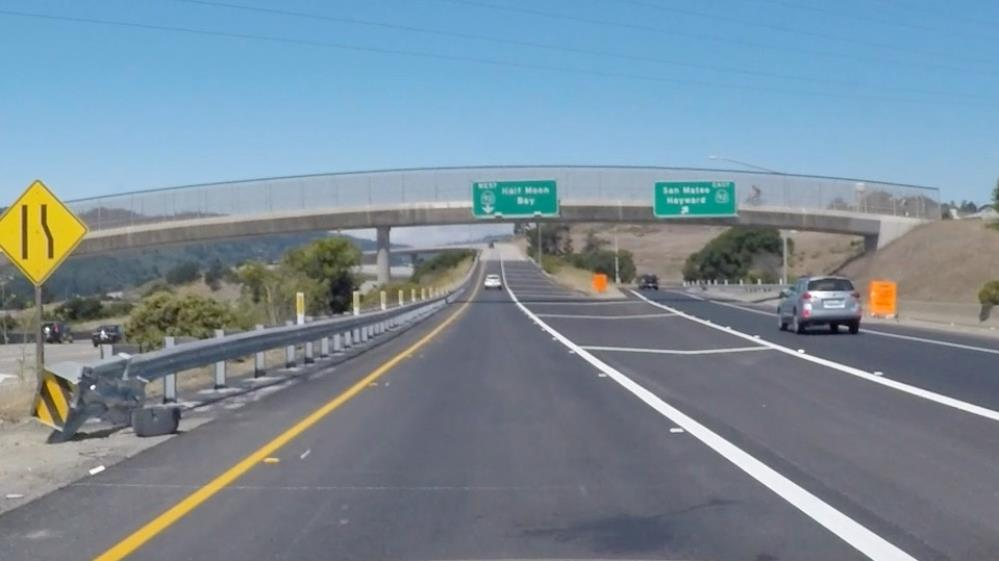
#> input picture exit-ramp.jpg, 999 x 561 px
$ python Hough_Transform.py
#> lines starting #> are read from the running program, lines starting #| are printed output that depends on the picture; after the words box and inside, x2 and y2 are one past the last pixel; in counts of white or black regions, pixels touching at a corner belong together
import matplotlib.pyplot as plt
import matplotlib.image as mpimg
import numpy as np
import cv2


# Read in and grayscale the image
image = mpimg.imread('exit-ramp.jpg')
#> image is the input picture: shape (561, 999, 3); mean R, G, B 121.8, 140.1, 153.3
gray = cv2.cvtColor(image,cv2.COLOR_RGB2GRAY)
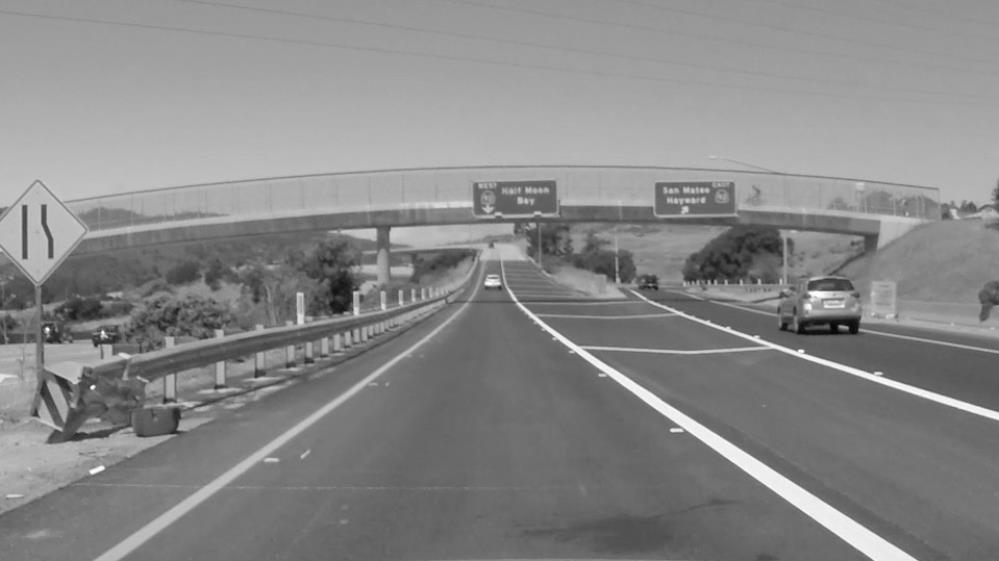
#> gray: shape (561, 999); min 5, max 255, mean 136.1

# Define a kernel size and apply Gaussian smoothing
kernel_size = 5
blur_gray = cv2.GaussianBlur(gray,(kernel_size, kernel_size),0)

# Define our parameters for Canny and apply
low_threshold = 50
high_threshold = 150
edges = cv2.Canny(blur_gray, low_threshold, high_threshold)
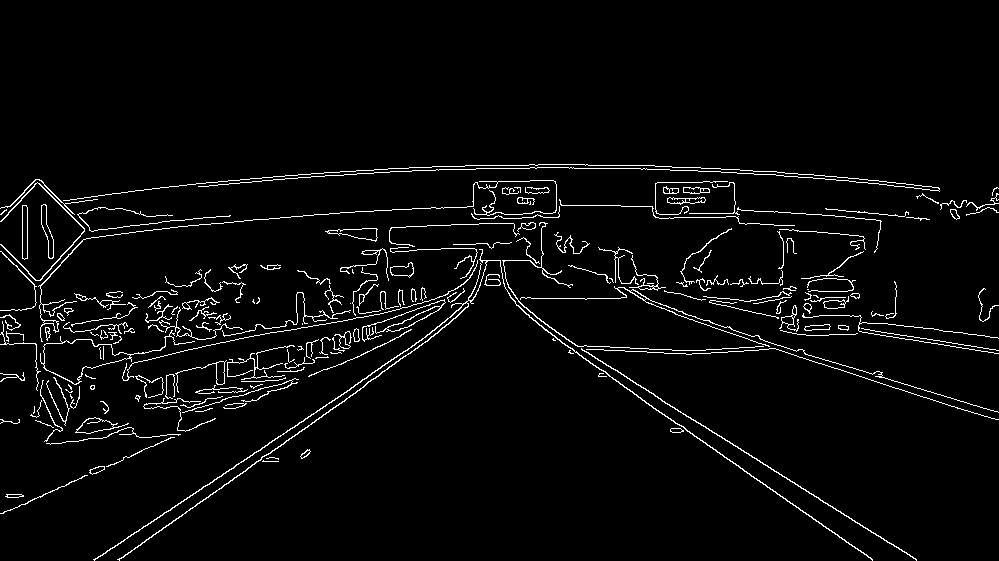
#> edges: shape (561, 999); 3.6% white in thin lines or dots, all inside (x1, y1, x2, y2) = (0, 164, 999, 561)

# Next we'll create a masked edges image using cv2.fillPoly()
mask = np.zeros_like(edges)
ignore_mask_color = 255

# This time we are defining a four sided polygon to mask
imshape = image.shape
#> imshape = (561, 999, 3)
vertices = np.array([[(0,imshape[0]),(420, 250), (600, 250), (imshape[1],imshape[0])]], dtype=np.int32)
cv2.fillPoly(mask, vertices, ignore_mask_color)
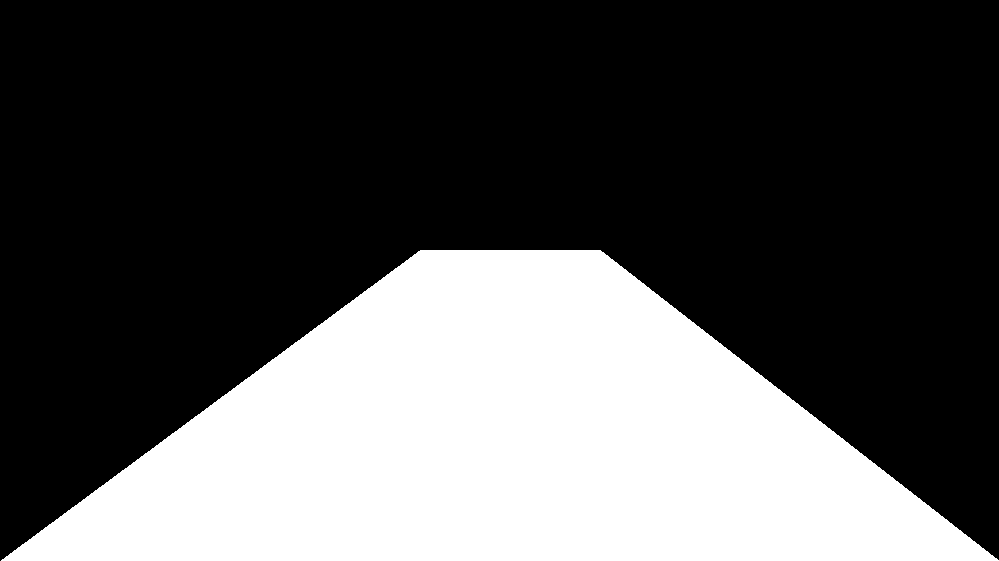
#> mask: shape (561, 999); 32.7% white; 1 white region, box (x1, y1, x2, y2) and area: (1, 250, 999, 561) 183433
masked_edges = cv2.bitwise_and(edges, mask)
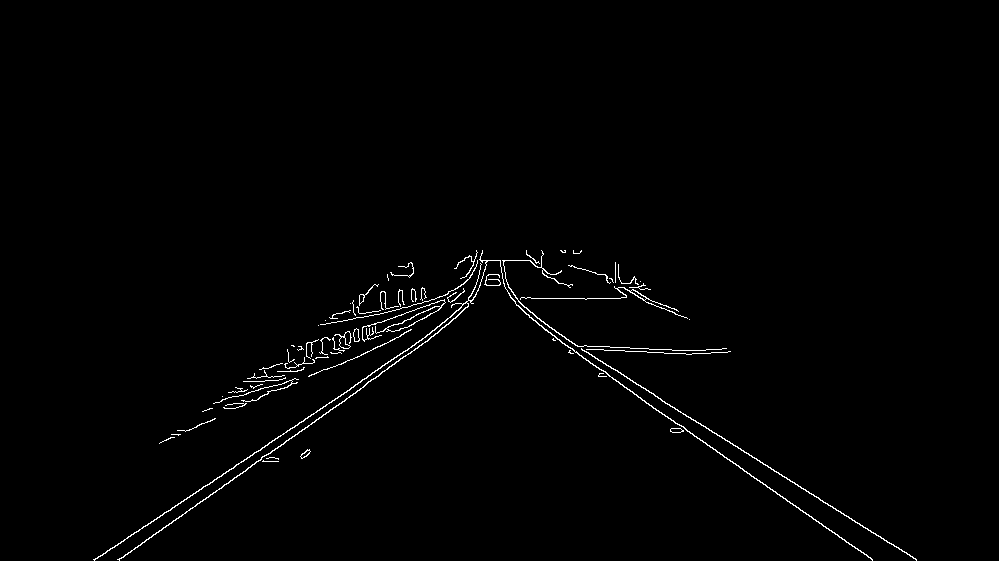
#> masked_edges: shape (561, 999); 1% white in thin lines or dots, all inside (x1, y1, x2, y2) = (93, 250, 917, 561)

# Define the Hough transform parameters
# Make a blank the same size as our image to draw on
rho = 2 # distance resolution in pixels of the Hough grid
theta = np.pi/180 # angular resolution in radians of the Hough grid
threshold = 150     # minimum number of votes (intersections in Hough grid cell)
min_line_length = 100 #minimum number of pixels making up a line
max_line_gap = 5    # maximum gap in pixels between connectable line segments
line_image = np.copy(image)*0 # creating a blank to draw lines on
#> line_image: shape (561, 999, 3); every value is 0

# Run Hough on edge detected image
# Output "lines" is an array containing endpoints of detected line segments
lines = cv2.HoughLinesP(masked_edges, rho, theta, threshold, np.array([]),
                            min_line_length, max_line_gap)
#> lines = [[627, 378, 916, 559], [608, 375, 861, 552], [114, 547, 425, 337], [118, 559, 261, 459], [94, 560, 207, 484], [270, 453, 450, 322]]

# Iterate over the output "lines" and draw lines on a blank image
for line in lines:
    for x1,y1,x2,y2 in line:
        cv2.line(line_image,(x1,y1),(x2,y2),(255,0,0),10)
#> this loop made 6 passes
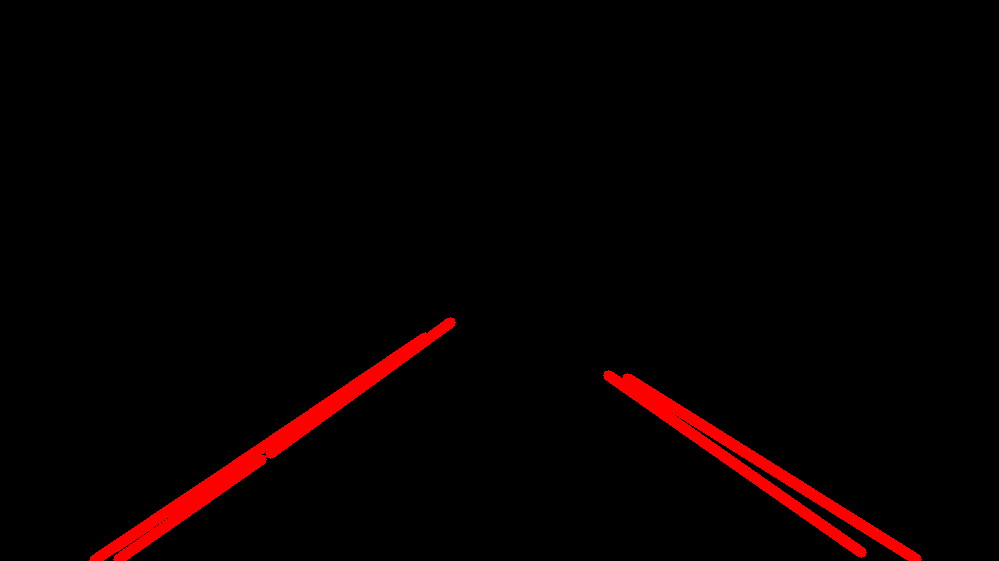
#> line_image: shape (561, 999, 3); mean R, G, B 6.9, 0, 0

# Create a "color" binary image to combine with line image
color_edges = np.dstack((edges, edges, edges))

# Draw the lines on the edge image
lines_edges = cv2.addWeighted(color_edges, 0.8, line_image, 1, 0)
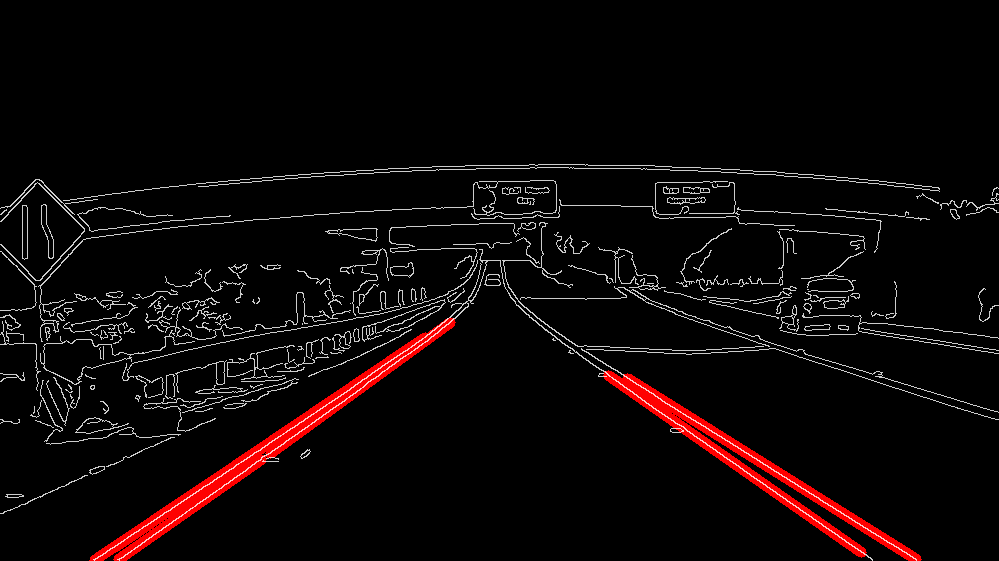
#> lines_edges: shape (561, 999, 3); mean of channels 0, 1, 2 13.4, 7.2, 7.2; drawn as R, G, B
plt.imshow(lines_edges)
plt.show()
mpimg.imsave("lines_edges.jpg", lines_edges)

$ run again, with test.jpg copied over exit-ramp.jpg
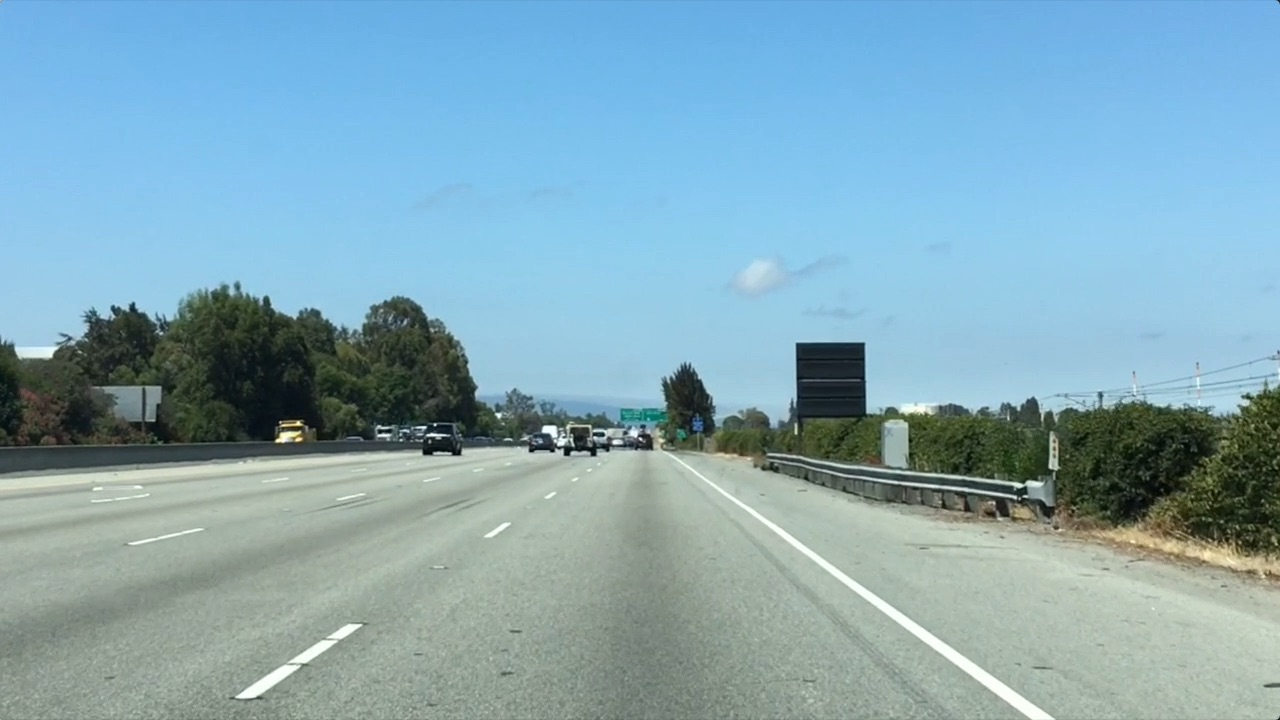
#> input picture test.jpg, 1280 x 720 px
#> image is the input picture: shape (720, 1280, 3); mean R, G, B 132, 168.5, 182.1
#> edges: shape (720, 1280); 2.2% white in thin lines or dots
#> mask: shape (720, 1280); 37.3% white; 1 white region, box (x1, y1, x2, y2) and area: (0, 250, 1280, 720) 343440
#> masked_edges: shape (720, 1280); 0.93% white in thin lines or dots, all inside (x1, y1, x2, y2) = (104, 296, 1279, 720)
#> lines = [[745, 504, 1036, 707], [776, 533, 1030, 718], [673, 458, 848, 585], [246, 703, 362, 624], [230, 699, 347, 624], [941, 640, 1054, 719]]
#> the loop `for line in lines:` made 6 passes
#> after the loop `for line in lines:`:
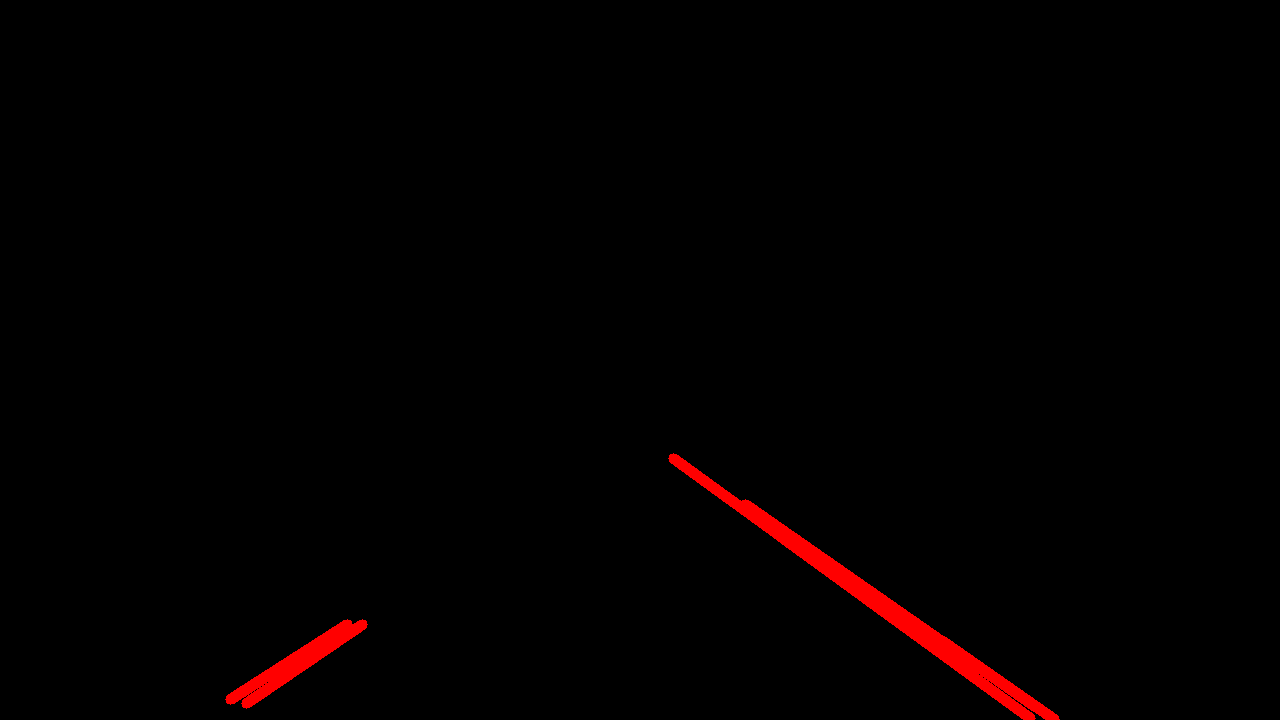
#> line_image: shape (720, 1280, 3); mean R, G, B 3.1, 0, 0
#> color_edges: shape (720, 1280, 3); 2.2% white in thin lines or dots
#> `mpimg.imsave("lines_edges.jpg", lines_edges)`:
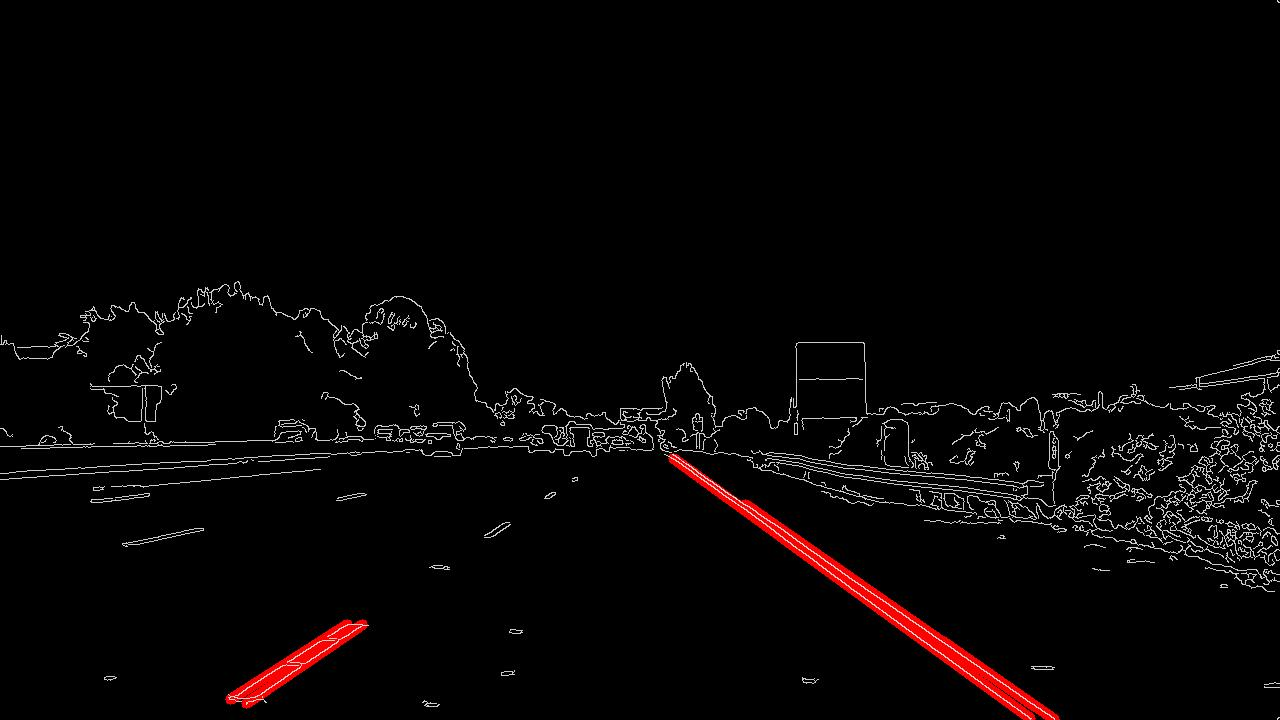
#> saved as lines_edges.jpg: shape (720, 1280, 3); mean R, G, B 7.5, 5, 5
